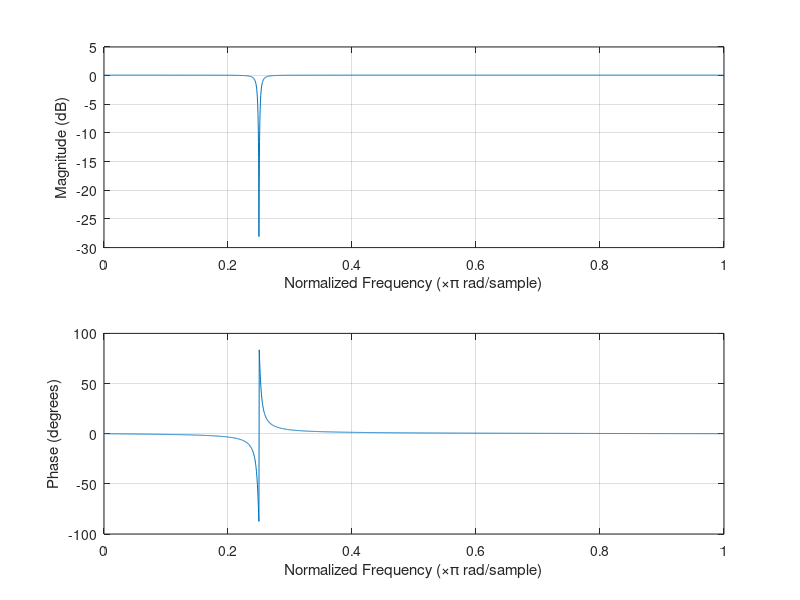

MATLAB code to generate this figure:
n = 2001;
w0 = pi/4;
r0 = 0.99;
b0 = 1;
b = [ b0,-b0*(exp(1i*w0)+exp(-1i*w0)),b0];
a = [1,-r0*(exp(1i*w0)+exp(-1i*w0)),+r0^2];
figure('NumberTitle', 'off', 'Name', 'Frequency Response for IIR Filter');
freqz(b,a,n);


 